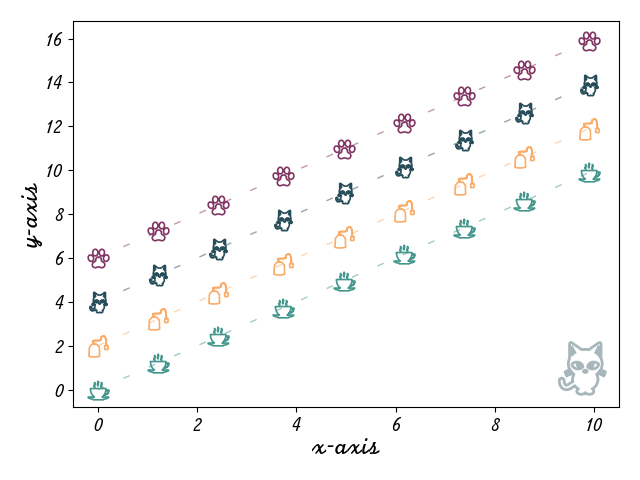

This chart was generated by the following Python code:
from matplotlib import pyplot as plt
import numpy as np

from pathlib import Path

from taraplotlib import *

x = np.linspace(0, 10, 10)
y = np.ones_like(x)

fig, ax = plt.subplots()

for i in range(4):
    ax.plot(x, x+2*i)

add_background(ax, 'cat')

ax.set_xlabel('x-axis')
ax.set_ylabel('y-axis')

fig.savefig(Path(__file__).with_name( "simple_plot.png"))

plt.show()